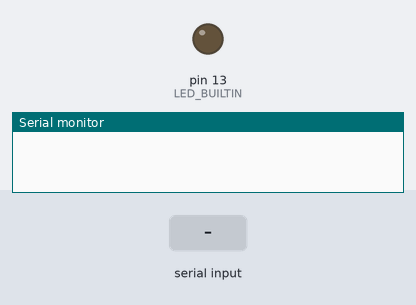
Simulated run of this sketch. Board: Arduino Uno, built with avr-gcc and run on an emulated ATmega328P. On the bench: output pins drawn as LEDs (lit = HIGH), the last lines printed to the serial monitor. The inputs (shaded band) are chosen by the test bench.

Above: at 1.2 s.
1.3 s: "1\n" received over Serial
At 2.5 s:
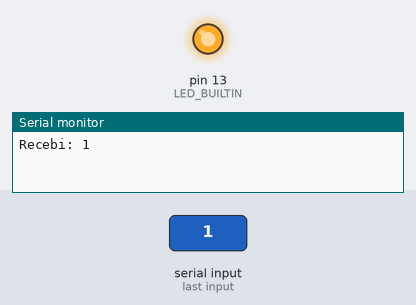
2.8 s: "0\n" received over Serial
At 3.8 s:
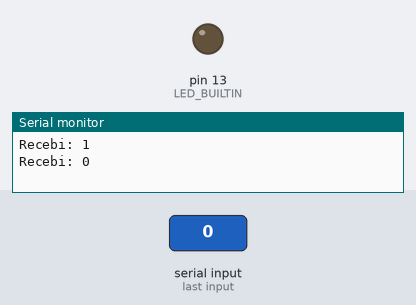
Timing chart, 0 to 5.8 s (numbered marks = the images above; inputs shaded):
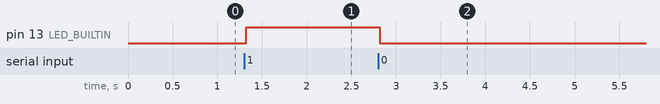

Measured:
- after the input at 1.3 s, pin 13 (LED_BUILTIN): LOW → HIGH at once
- after the input at 2.8 s, pin 13 (LED_BUILTIN): HIGH → LOW at once

The sketch:

Arduino.ino
```cpp
  void setup() {
   pinMode(LED_BUILTIN, OUTPUT);
   Serial.begin(9600);
  }

  /**
   * Função que lê uma string da Serial
   * e retorna-a
   */
  String leStringSerial(){
    String conteudo = "";
    char caractere;

    // Enquanto receber algo pela serial
    while(Serial.available() > 0) {
      // Lê byte da serial
      caractere = Serial.read();
      // Ignora caractere de quebra de linha
      if (caractere != '\n'){
        // Concatena valores
        conteudo.concat(caractere);
      }
      // Aguarda buffer serial ler próximo caractere
      delay(10);
    }

    Serial.print("Recebi: ");
    Serial.println(conteudo);

    return conteudo;
  }

  void loop() {
    // Se receber algo pela serial
    if (Serial.available() > 0){
      // Lê toda string recebida
      String recebido = leStringSerial();

      if (recebido == "1"){
          printf("%s", recebido);
        digitalWrite(LED_BUILTIN, HIGH);
      }

      if (recebido == "0"){
        printf("%s", recebido);
        digitalWrite(LED_BUILTIN, LOW);
      }
    }
  }
```
